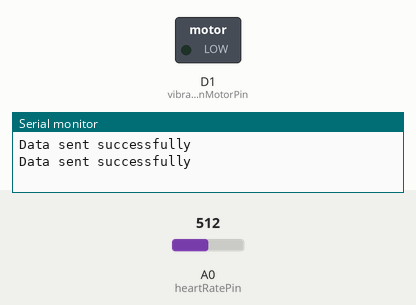
Bench run of a sketch on a simulated ESP8266 (NodeMCU). On the bench: switched loads named in the sketch (green lamp = pin HIGH), the last lines printed to the serial monitor. Dashed ring = blinking. The test bench sets the inputs (shaded band); at power-on: A0 (heartRatePin) = 512.

Above: at 2.3 s.
2.4 s: A0 (heartRatePin) set to 109
5.9 s: A0 (heartRatePin) set to 92
At 6.6 s:
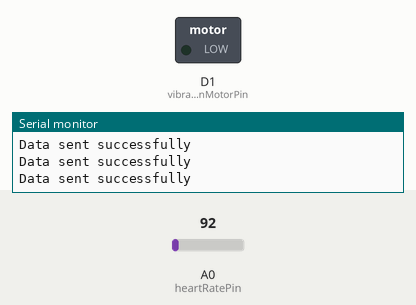
Timing chart, 0 to 8.9 s (numbered marks = the images above; inputs shaded):
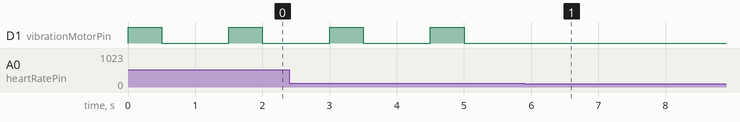

Measured:
- the behaviour switches between 101 and 100 on A0 (heartRatePin) (found by bisection; images 0 and 1)
- after the input at 5.9 s, D1 (vibrationMotorPin): stops changing and stays LOW
- by itself, D1 (vibrationMotorPin): alternates HIGH for 0.50 s and LOW for 1.0 s

The sketch:

wearable.ino
```cpp
// Include the necessary libraries
#include <Arduino.h>
#include <ESP8266WiFi.h>
#include <espnow.h>

// Set up the heart rate sensor and vibration motor
const int heartRatePin = A0;
const int vibrationMotorPin = D1;
const int THRESHOLD = 100;  // Safe heart rate threshold
uint8_t receiverMac[] = {0x4C, 0x11, 0xAE, 0x06, 0xD8, 0x9E}; // MAC of the receiver ESP

// Define message structure
typedef struct struct_message {
    char message[32];
    int pulse_value;
    int heartRate;
    int ph_value;
    float temp_value;
} struct_message;

struct_message myData;

void activateVibrationMotor() {
    digitalWrite(vibrationMotorPin, HIGH);
    delay(500);
    digitalWrite(vibrationMotorPin, LOW);
}

void setup() {
    Serial.begin(115200);
    pinMode(vibrationMotorPin, OUTPUT);
    digitalWrite(vibrationMotorPin, LOW);

    WiFi.mode(WIFI_STA);
    if (esp_now_init() != 0) {
        Serial.println("Error initializing ESP-NOW");
        return;
    }

    esp_now_set_self_role(ESP_NOW_ROLE_COMBO);
    esp_now_add_peer(receiverMac, ESP_NOW_ROLE_COMBO, 1, NULL, 0);

    strcpy(myData.message, "Hello from wearable..");
}

void loop() {
    int heartRate = analogRead(heartRatePin);  // Simplified for demonstration
    myData.heartRate = heartRate;

    if (heartRate > THRESHOLD) {  // THRESHOLD should be defined based on the safe heart rate range
        activateVibrationMotor();
    }

    if (esp_now_send(receiverMac, (uint8_t *) &myData, sizeof(myData)) == 0) {
        Serial.println("Data sent successfully");
    } else {
        Serial.println("Error sending data");
    }

    delay(1000);  // Adjust the delay as necessary
}
```
